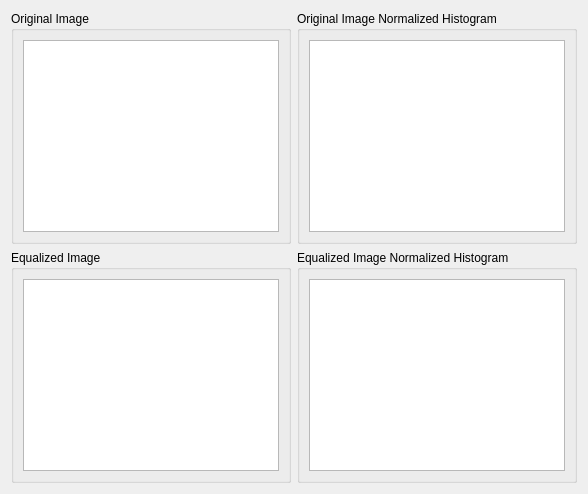
      <widget class="QWidget" name="tab_Histogram">
       <attribute name="title">
        <string>Histogram Equalization</string>
       </attribute>
       <layout class="QGridLayout" name="gridLayout_10">
        <item row="0" column="0">
         <widget class="QGroupBox" name="Original_Image_groupBox">
          <property name="title">
           <string>Original Image</string>
          </property>
          <layout class="QGridLayout" name="gridLayout_20">
           <item row="0" column="0">
            <widget class="MplWidget" name="Original_Image_display"/>
           </item>
          </layout>
         </widget>
        </item>
        <item row="0" column="1">
         <widget class="QGroupBox" name="Original_Histogram_groupBox">
          <property name="title">
           <string>Original Image Normalized Histogram</string>
          </property>
          <layout class="QGridLayout" name="gridLayout_19">
           <item row="0" column="0">
            <widget class="MplWidget" name="Original_Histogram_display"/>
           </item>
          </layout>
         </widget>
        </item>
        <item row="1" column="0">
         <widget class="QGroupBox" name="Equalized_Image_groupBox">
          <property name="title">
           <string>Equalized Image</string>
          </property>
          <layout class="QGridLayout" name="gridLayout_22">
           <item row="0" column="0">
            <widget class="MplWidget" name="Equalized_Image_display"/>
           </item>
          </layout>
         </widget>
        </item>
        <item row="1" column="1">
         <widget class="QGroupBox" name="Equalized_Histogram_groupBox">
          <property name="title">
           <string>Equalized Image Normalized Histogram</string>
          </property>
          <layout class="QGridLayout" name="gridLayout_23">
           <item row="0" column="0">
            <widget class="MplWidget" name="Equalized_Histogram_display"/>
           </item>
          </layout>
         </widget>
        </item>
       </layout>
      </widget>
